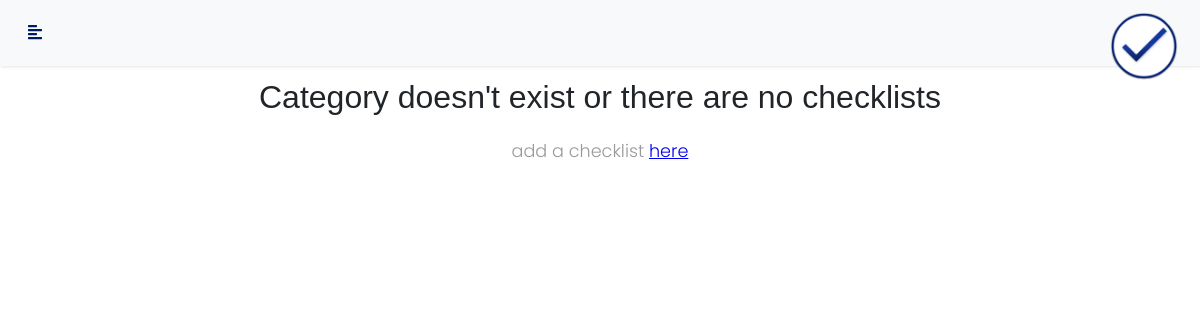
Before: /c/Cat/ with the older database file.
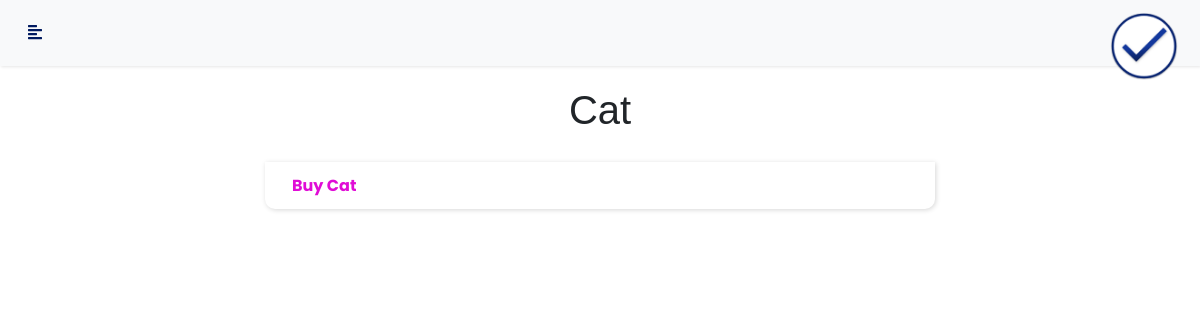
After: the same page with the newer database file.
### todo/models.py (models this page shows, shortened)
class Category(models.Model):
    category_name = models.CharField(max_length=32)
    color = models.CharField(max_length=7)
    def __str__(self):
        return self.category_name

class CheckList(models.Model):
    checklist_name = models.CharField(max_length=32)
    category = models.ForeignKey(Category, on_delete=models.CASCADE, default='')
    start_date = models.DateField(default=datetime.date.today)
    end_date = models.DateField(default=datetime.date.today)

### todo/views.py (the view)
# urls.py: path('c/<category_name>/', CheckListView.as_view(), name='checklist'),
class CheckListView(TemplateView):
    template_name = 'todo/checklist.html'
    def get_context_data(self, **kwargs):
        context = super().get_context_data(**kwargs)
        context['category'] = kwargs['category_name']
        context['checklists'] = models.CheckList.objects.filter(category__category_name__iexact=kwargs['category_name'])
        context['items'] = models.Item.objects.all()
        return context

### todo/context_processors.py (called while the page is built)
def foo(request):
    context = {'categories': models.Category.objects.all()}
    return context

### todo/templatetags/custon_tags.py (called while the page is built)
@register.filter
def is_checklist(items, checklist):
    return items.filter(checklist=checklist)

### templates/todo/checklist.html (shortened to what this page needs)
{% extends 'todo/template.html' %}
{% load custon_tags %}
{% load static %}
{% block content %}
    {% if checklists|length > 0 %}
        <div class="row d-flex flex-row justify-content-center nomargin" style="overflow: visible;">
        <div class="col-lg-7 col-md-8 col-xs-12 col-sm-12 maxwidth0">
            <div class="createwidths">
                <h1 align="center" style="padding: 8px">{{ category.title }}</h1>
            </div>
        </div>
        {% for checklist in checklists %}
            <div class="col-lg-7 col-md-8 col-xs-12 col-sm-12 maxwidth0">
                <div class="checklist createwidths">
                    <div class="checklistheader">
                        <p class="checklistcategorytext"
                           style="color: {{ checklist.category.color }};">{{ checklist.checklist_name }}</p>
                    </div>
                </div>
            </div>
        {% endfor %}
    {% else %}
        <h2 align="center">Category doesn't exist or there are no checklists</h2>
        <p align="center">add a checklist <a style="text-decoration: underline; color: -webkit-link"
                                             href="{% url 'todo:create' %}">here</a></p>
    {% endif %}
</div>
{% endblock %}

### templates/todo/template.html (shortened to what this page needs)
{% load static %}
<!DOCTYPE html>
<html>
<head>
    <link rel="stylesheet" href="https://stackpath.bootstrapcdn.com/bootstrap/4.1.0/css/bootstrap.min.css"
>
    <link rel="stylesheet" href="{% static 'css/sidebar.css' %}">
    <link rel="stylesheet" href="{% static 'css/checklist.css' %}">
    <link rel="stylesheet"
          href="https://cdnjs.cloudflare.com/ajax/libs/malihu-custom-scrollbar-plugin/3.1.5/jquery.mCustomScrollbar.min.css">
    <link rel="stylesheet" href="{% static 'css/style.css' %}">
    <link rel="stylesheet" href="{% static 'css/tooltip.css' %}">
</head>
<body>
<div class="navigation">
    <nav class="navbar navbar-expand-lg navbar-light bg-light justify-content-between" style="padding-left: 1em">
        <button type="button" id="sidebarCollapse" class="btn btn-default">
            <i class="fas fa-align-left"></i>
        </button>
        <a href="{% url 'todo:index' %}"> <img src="{% static 'images/Logo.png' %}" class="logo"></a>
    </nav>
</div>
<div class="wrapper">
    <div id="content">
        {% block content %}
        {% endblock %}
    </div>
</div>
</body>
</html>

### static/css/sidebar.css (style rules this page uses)
p { font-family: 'Poppins', sans-serif; font-size: 1.1em; font-weight: 300; line-height: 1.7em; color: #999; }
a, a:hover, a:focus { color: inherit; text-decoration: none; transition: all 0.3s; }
.navigation { width: 100%; position: fixed; z-index: 999 }
.navbar { padding: 15px 10px; background: #fff; border: none; border-radius: 0; box-shadow: 1px 1px 3px rgba(0, 0, 0, 0.1); }
.btn-default { background-color: transparent; color: #001A60; border: none; }
.wrapper { display: flex; width: 100%; }
#content { padding-top: 78px; min-height: 100vh; transition: all 0.3s; }
.logo { width: 68px; margin: -100px 1vw; position: relative; top: 12px; }
@media (min-width: 768px) and (max-width: 1400px) { #content { width: 100%; } }

### static/css/checklist.css (style rules this page uses)
.checklist { border-radius: 0 0 10px 10px; background-color: white; overflow: auto; margin: 12px auto; box-shadow: 1px 1px 5px rgba(0, 0, 0, 0.16); }
.maxwidth0 { max-width: 100% !important; }
.checklistcategorytext { padding-left: 15px; margin: 0; display: inline; font-weight: bold; font-size: 16px; color: #FFFF58; }
.checklistheader { min-height: 46px; overflow: auto; width: 100%; padding: 10px 12px; }
@media (min-width: 768px) and (max-width: 1280px) { .checklist { width: 60fr; } }
@media (min-width: 768px) and (max-width: 1280px) { .createwidths { min-width: 240px; width: 100%; !important; } }

### static/css/style.css (style rules this page uses)
body { font-family: "Nirmala UI", 'helvetica'; !important; }
.nomargin { margin: 0; !important; }
.upperdiv h2, p { padding-top: 13px; }

Changed rows visible on the page:
now on this page (row unchanged): Category: title "Cat"
added CheckList: checklist_name "Buy Cat"
Other visible differences:
text no longer shown: "Category doesn't exist or there are no checklists add a checklist here"
